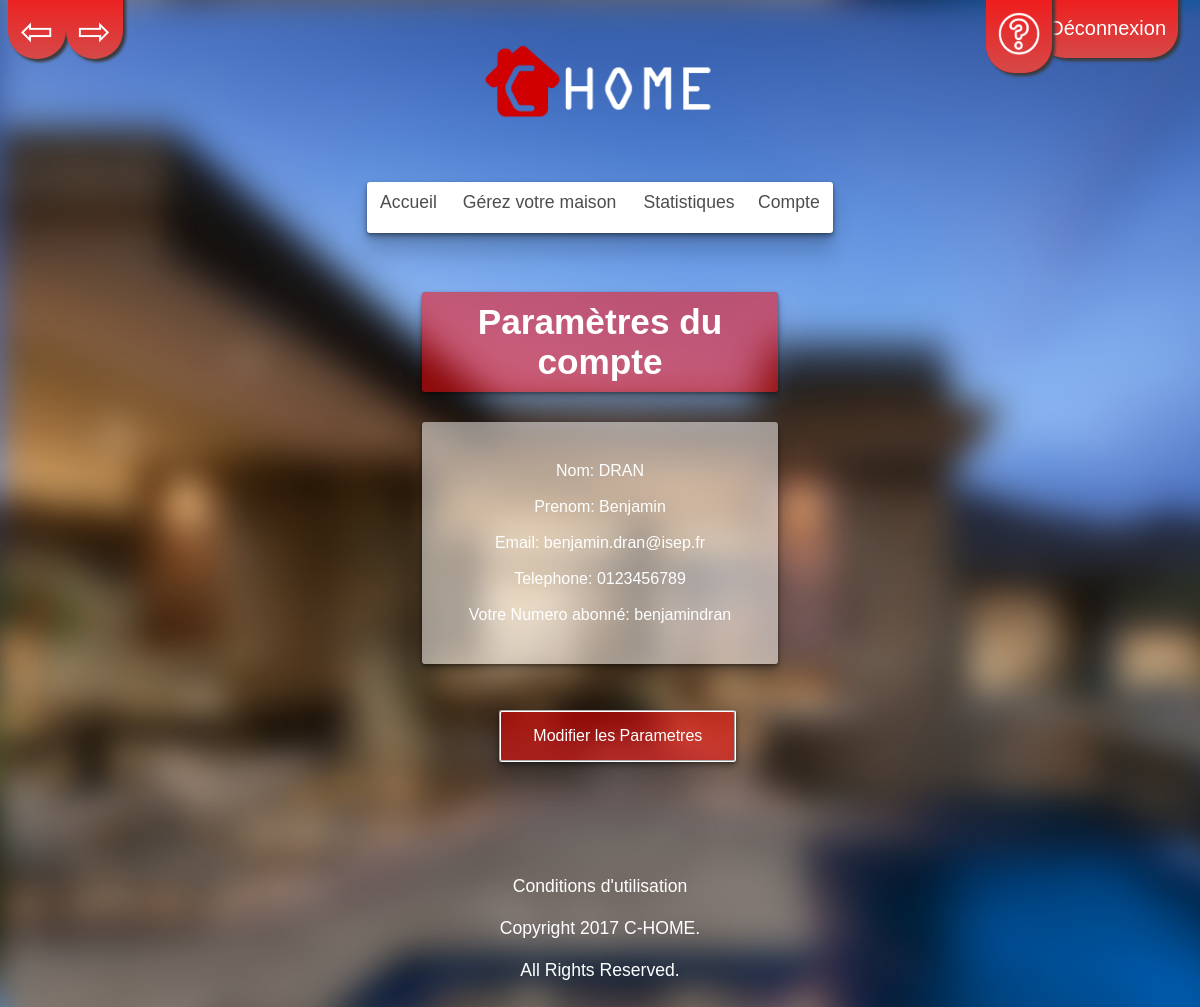
Screenshot of /Vue/parametres.php (signed in) with the database file from the repository.
### tables this page shows
CREATE TABLE `utilisateur` (
  `IdUtilisateur` int(100) NOT NULL,
  `nom` varchar(30) NOT NULL,
  `prenom` varchar(30) NOT NULL,
  `mail` varchar(30) NOT NULL,
  `mdp` varchar(255) NOT NULL,
  `numero_abonne` varchar(30) NOT NULL,
  `telephone` varchar(30) NOT NULL,
  `QuestionSecrete` varchar(255) NOT NULL,
  `ReponseSecrete` varchar(255) NOT NULL,
  `Admin` tinyint(1) NOT NULL
);

### Vue/parametres.php (the view, shortened to what this page needs)
<!DOCTYPE html>
<html>
<head>
    <link rel="stylesheet" href="../CSS/Parametres.css"/>
</head>
<body>
<div>
    <h1>Paramètres du compte </h1>
    <?php
    include('../Modele/Connexion.php');
    $reponse = $BDD->query('SELECT nom, prenom, mail, mdp, numero_abonne, telephone FROM utilisateur WHERE IdUtilisateur="' . $_SESSION['IdUtilisateur'] . '"');
    $donnees = $reponse->fetch();
    ?>
    <p class="affichage">
        <?php echo "Nom:" . " " . $donnees['nom'] . '<br>' . '<br>' . "Prenom:" . " " . $donnees['prenom'] . '<br>' . '<br>' . "Email:" . " " . $donnees['mail'] . '<br>' . '<br>' . "Telephone: " . $donnees['telephone'] . '<br>' . '<br>' . "Votre Numero abonné:" . " " . $donnees['numero_abonne']; ?></p>
    <button class="button">Modifier les Parametres</button>
</div>
</body>
</html>

### CSS/design_global.css (style rules this page uses)
html { font: 1.1em sans-serif; color:black; background-image:url(../Image/Maison.jpg); background-attachment:fixed; background-repeat:no-repeat; -webkit-background-size: cover; -moz-background-size: cover; -o-background-size: cover; background-size: cover; }
.retour { background: #ff0000; background-image: -webkit-linear-gradient(top, #ff0000, #d64949); background-image: -moz-linear-gradient(top, #ff0000, #d64949); background-image: -ms-linear-gradient(top, #ff0000, #d64949); background-image: -o-linear-gradient(top, #ff0000, #d64949); background-image: linear-gradient(to bottom, #ff0000, #d64949); -webkit-border-radius: 28; -moz-border-radius: 28; border-radius: 28px; -webkit-box-shadow: 7px 7px 3px #6e646e; -moz-box-shadow: 7px 7px 3px #6e646e; box-shadow: 3px 3px 3px #3b3b3b; font-family: Arial; color: #ffffff; font-size: 40px; padding: 0px 12px 5px 12px; text-decoration: none; position:fixed; padding-top: 5%; margin-top: -5%; }
.avancer { background: #ff0000; background-image: -webkit-linear-gradient(top, #ff0000, #d64949); background-image: -moz-linear-gradient(top, #ff0000, #d64949); background-image: -ms-linear-gradient(top, #ff0000, #d64949); background-image: -o-linear-gradient(top, #ff0000, #d64949); background-image: linear-gradient(to bottom, #ff0000, #d64949); -webkit-border-radius: 28; -moz-border-radius: 28; border-radius: 28px; -webkit-box-shadow: 7px 7px 3px #6e646e; -moz-box-shadow: 7px 7px 3px #6e646e; box-shadow: 3px 3px 3px #3b3b3b; font-family: Arial; color: #ffffff; font-size: 40px; padding: 0px 12px 5px 12px; text-decoration: none; position:fixed; margin-left:4.8%; padding-top: 5%; margin-top: -5%; }
.top { position:fixed; right:10px; top:5px; background: #ff0000; background-image: -webkit-linear-gradient(top, #ff0000, #d64949); background-image: -moz-linear-gradient(top, #ff0000, #d64949); background-image: -ms-linear-gradient(top, #ff0000, #d64949); background-image: -o-linear-gradient(top, #ff0000, #d64949); background-image: linear-gradient(to bottom, #ff0000, #d64949); -webkit-border-radius: 28; -moz-border-radius: 28; border-radius: 28px; -webkit-box-shadow: 7px 7px 3px #6e646e; -moz-box-shadow: 7px 7px 3px #6e646e; box-shadow: 3px 3px 3px #3b3b3b; font-family: Arial; color: #ffffff; font-size: 20px; padding: 0px 12px 5px 12px; text-decoration: none; position:fixed; padding-top: 5%; margin-top: -4%; padding-bottom: 1.5%; margin-right:1%; }
.image { width: 20%; height: auto; margin-top: 3%; }
.help { position:fixed; right:10px; top:5px; background: #ff0000; background-image: -webkit-linear-gradient(top, #ff0000, #d64949); background-image: -moz-linear-gradient(top, #ff0000, #d64949); background-image: -ms-linear-gradient(top, #ff0000, #d64949); background-image: -o-linear-gradient(top, #ff0000, #d64949); background-image: linear-gradient(to bottom, #ff0000, #d64949); -webkit-border-radius: 28; -moz-border-radius: 28; border-radius: 28px; -webkit-box-shadow: 7px 7px 3px #6e646e; -moz-box-shadow: 7px 7px 3px #6e646e; box-shadow: 3px 3px 3px #3b3b3b; font-family: Arial; color: #ffffff; font-size: 20px; padding: 0px 12px 5px 12px; text-decoration: none; position:fixed; padding-top: 5%; margin-top: -4.4%; padding-bottom: 1.5%; margin-right:11.5%; }
ul.bar { display: table; width: 39% ; margin: 5% auto; padding: 0.2%; background: linear-gradient(white, grey); background: -webkit-linear-gradient(white, grey); background: -moz-linear-gradient(white, grey); background: -ms-linear-gradient(white, grey); background: -o-linear-gradient(white, grey); background: linear-gradient(white, grey); background: white; border-radius: 3px; box-shadow: 0 1px 3px rgba(0, 0, 0, .3), 0 3px 5px rgba(0, 0, 0, .2), 0 5px 10px rgba(0, 0, 0, .2), 0 20px 20px rgba(0, 0, 0, .15); }
ul li.barre { display: table-cell; }
ul li a { display: block; text-align: center; color: rgba(0, 0, 0, .7); text-decoration: none; padding: 8px 8px 17px 8px; text-shadow: 0 1px 0 rgba(255, 255, 255, .4); transition: padding .3s; position: relative; }
#pied { color: #FFFFFF; text-align: center; margin: auto; }
#cond { color : #FFFFFF; text-decoration: none; }

### rows the page displays
utilisateur: nom "DRAN", prenom "Benjamin", mail "benjamin.dran@isep.fr", telephone "0123456789", numero_abonne "benjamindran"
